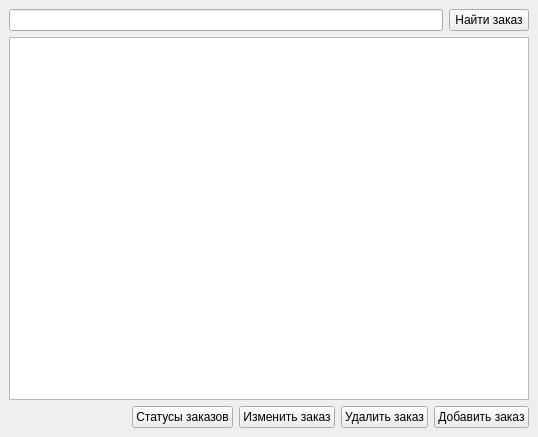
<?xml version="1.0" encoding="UTF-8"?>
<ui version="4.0">
 <class>MainWindow</class>
 <widget class="QMainWindow" name="MainWindow">
  <property name="geometry">
   <rect>
    <x>0</x>
    <y>0</y>
    <width>538</width>
    <height>437</height>
   </rect>
  </property>
  <property name="windowTitle">
   <string>Заказы</string>
  </property>
  <widget class="QWidget" name="centralwidget">
   <layout class="QGridLayout" name="gridLayout">
    <item row="0" column="0">
     <layout class="QHBoxLayout" name="horizontalLayout">
      <item>
       <widget class="QLineEdit" name="lineEdit"/>
      </item>
      <item>
       <widget class="QPushButton" name="pushButton">
        <property name="text">
         <string>Найти заказ</string>
        </property>
       </widget>
      </item>
     </layout>
    </item>
    <item row="1" column="0">
     <widget class="QTableView" name="tableView">
      <property name="selectionMode">
       <enum>QAbstractItemView::SingleSelection</enum>
      </property>
      <property name="selectionBehavior">
       <enum>QAbstractItemView::SelectRows</enum>
      </property>
      <attribute name="horizontalHeaderStretchLastSection">
       <bool>true</bool>
      </attribute>
      <attribute name="verticalHeaderVisible">
       <bool>false</bool>
      </attribute>
     </widget>
    </item>
    <item row="2" column="0">
     <layout class="QHBoxLayout" name="horizontalLayout_2">
      <item>
       <spacer name="horizontalSpacer">
        <property name="orientation">
         <enum>Qt::Horizontal</enum>
        </property>
        <property name="sizeHint" stdset="0">
         <size>
          <width>40</width>
          <height>20</height>
         </size>
        </property>
       </spacer>
      </item>
      <item>
       <widget class="QPushButton" name="pushButton_5">
        <property name="text">
         <string>Статусы заказов</string>
        </property>
       </widget>
      </item>
      <item>
       <widget class="QPushButton" name="pushButton_4">
        <property name="text">
         <string>Изменить заказ</string>
        </property>
       </widget>
      </item>
      <item>
       <widget class="QPushButton" name="pushButton_3">
        <property name="text">
         <string>Удалить заказ</string>
        </property>
       </widget>
      </item>
      <item>
       <widget class="QPushButton" name="pushButton_2">
        <property name="text">
         <string>Добавить заказ</string>
        </property>
       </widget>
      </item>
     </layout>
    </item>
   </layout>
  </widget>
  <widget class="QMenuBar" name="menubar">
   <property name="geometry">
    <rect>
     <x>0</x>
     <y>0</y>
     <width>538</width>
     <height>21</height>
    </rect>
   </property>
  </widget>
  <action name="clients_action">
   <property name="text">
    <string>Клиенты</string>
   </property>
  </action>
  <action name="suppliers_action">
   <property name="text">
    <string>Поставщики</string>
   </property>
  </action>
  <action name="products_action">
   <property name="text">
    <string>Продукты</string>
   </property>
  </action>
  <action name="warehouse_action">
   <property name="text">
    <string>Склад</string>
   </property>
  </action>
  <action name="orders_action">
   <property name="text">
    <string>Заказы</string>
   </property>
  </action>
 </widget>
 <resources/>
 <connections/>
</ui>
